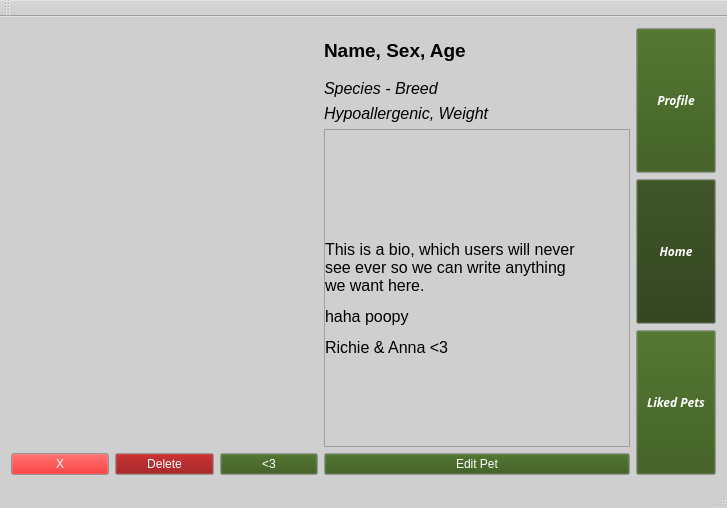
<?xml version="1.0" encoding="UTF-8"?>
<ui version="4.0">
 <class>PetFinder</class>
 <widget class="QMainWindow" name="PetFinder">
  <property name="geometry">
   <rect>
    <x>0</x>
    <y>0</y>
    <width>727</width>
    <height>508</height>
   </rect>
  </property>
  <property name="sizePolicy">
   <sizepolicy hsizetype="Maximum" vsizetype="Maximum">
    <horstretch>0</horstretch>
    <verstretch>0</verstretch>
   </sizepolicy>
  </property>
  <property name="palette">
   <palette>
    <active>
     <colorrole role="WindowText">
      <brush brushstyle="SolidPattern">
       <color alpha="255">
        <red>0</red>
        <green>0</green>
        <blue>0</blue>
       </color>
      </brush>
     </colorrole>
     <colorrole role="Button">
      <brush brushstyle="SolidPattern">
       <color alpha="255">
        <red>0</red>
        <green>129</green>
        <blue>0</blue>
       </color>
      </brush>
     </colorrole>
     <colorrole role="Light">
      <brush brushstyle="SolidPattern">
       <color alpha="255">
        <red>255</red>
        <green>255</green>
        <blue>255</blue>
       </color>
      </brush>
     </colorrole>
     <colorrole role="Midlight">
      <brush brushstyle="SolidPattern">
       <color alpha="255">
        <red>255</red>
        <green>255</green>
        <blue>255</blue>
       </color>
      </brush>
     </colorrole>
     <colorrole role="Dark">
      <brush brushstyle="SolidPattern">
       <color alpha="255">
        <red>255</red>
        <green>255</green>
        <blue>255</blue>
       </color>
      </brush>
     </colorrole>
     <colorrole role="Mid">
      <brush brushstyle="SolidPattern">
       <color alpha="255">
        <red>255</red>
        <green>255</green>
        <blue>255</blue>
       </color>
      </brush>
     </colorrole>
     <colorrole role="Text">
      <brush brushstyle="SolidPattern">
       <color alpha="255">
        <red>0</red>
        <green>0</green>
        <blue>0</blue>
       </color>
      </brush>
     </colorrole>
     <colorrole role="ButtonText">
      <brush brushstyle="SolidPattern">
       <color alpha="255">
        <red>255</red>
        <green>255</green>
        <blue>255</blue>
       </color>
      </brush>
     </colorrole>
     <colorrole role="Base">
      <brush brushstyle="SolidPattern">
       <color alpha="255">
        <red>255</red>
        <green>255</green>
        <blue>255</blue>
       </color>
      </brush>
     </colorrole>
     <colorrole role="Window">
      <brush brushstyle="SolidPattern">
       <color alpha="255">
        <red>207</red>
        <green>207</green>
        <blue>207</blue>
       </color>
      </brush>
     </colorrole>
     <colorrole role="Shadow">
      <brush brushstyle="SolidPattern">
       <color alpha="255">
        <red>255</red>
        <green>255</green>
        <blue>255</blue>
       </color>
      </brush>
     </colorrole>
    </active>
    <inactive>
     <colorrole role="WindowText">
      <brush brushstyle="SolidPattern">
       <color alpha="255">
        <red>0</red>
        <green>0</green>
        <blue>0</blue>
       </color>
      </brush>
     </colorrole>
     <colorrole role="Button">
      <brush brushstyle="SolidPattern">
       <color alpha="255">
        <red>0</red>
        <green>129</green>
        <blue>0</blue>
       </color>
      </brush>
     </colorrole>
     <colorrole role="Light">
      <brush brushstyle="SolidPattern">
       <color alpha="255">
        <red>255</red>
        <green>255</green>
        <blue>255</blue>
       </color>
      </brush>
     </colorrole>
     <colorrole role="Midlight">
      <brush brushstyle="SolidPattern">
       <color alpha="255">
        <red>255</red>
        <green>255</green>
        <blue>255</blue>
       </color>
      </brush>
     </colorrole>
     <colorrole role="Dark">
      <brush brushstyle="SolidPattern">
       <color alpha="255">
        <red>255</red>
        <green>255</green>
        <blue>255</blue>
       </color>
      </brush>
     </colorrole>
     <colorrole role="Mid">
      <brush brushstyle="SolidPattern">
       <color alpha="255">
        <red>255</red>
        <green>255</green>
        <blue>255</blue>
       </color>
      </brush>
     </colorrole>
     <colorrole role="Text">
      <brush brushstyle="SolidPattern">
       <color alpha="255">
        <red>0</red>
        <green>0</green>
        <blue>0</blue>
       </color>
      </brush>
     </colorrole>
     <colorrole role="ButtonText">
      <brush brushstyle="SolidPattern">
       <color alpha="255">
        <red>255</red>
        <green>255</green>
        <blue>255</blue>
       </color>
      </brush>
     </colorrole>
     <colorrole role="Base">
      <brush brushstyle="SolidPattern">
       <color alpha="255">
        <red>255</red>
        <green>255</green>
        <blue>255</blue>
       </color>
      </brush>
     </colorrole>
     <colorrole role="Window">
      <brush brushstyle="SolidPattern">
       <color alpha="255">
        <red>207</red>
        <green>207</green>
        <blue>207</blue>
       </color>
      </brush>
     </colorrole>
     <colorrole role="Shadow">
      <brush brushstyle="SolidPattern">
       <color alpha="255">
        <red>255</red>
        <green>255</green>
        <blue>255</blue>
       </color>
      </brush>
     </colorrole>
    </inactive>
    <disabled>
     <colorrole role="WindowText">
      <brush brushstyle="SolidPattern">
       <color alpha="255">
        <red>255</red>
        <green>255</green>
        <blue>255</blue>
       </color>
      </brush>
     </colorrole>
     <colorrole role="Button">
      <brush brushstyle="SolidPattern">
       <color alpha="255">
        <red>0</red>
        <green>129</green>
        <blue>0</blue>
       </color>
      </brush>
     </colorrole>
     <colorrole role="Light">
      <brush brushstyle="SolidPattern">
       <color alpha="255">
        <red>255</red>
        <green>255</green>
        <blue>255</blue>
       </color>
      </brush>
     </colorrole>
     <colorrole role="Midlight">
      <brush brushstyle="SolidPattern">
       <color alpha="255">
        <red>255</red>
        <green>255</green>
        <blue>255</blue>
       </color>
      </brush>
     </colorrole>
     <colorrole role="Dark">
      <brush brushstyle="SolidPattern">
       <color alpha="255">
        <red>255</red>
        <green>255</green>
        <blue>255</blue>
       </color>
      </brush>
     </colorrole>
     <colorrole role="Mid">
      <brush brushstyle="SolidPattern">
       <color alpha="255">
        <red>255</red>
        <green>255</green>
        <blue>255</blue>
       </color>
      </brush>
     </colorrole>
     <colorrole role="Text">
      <brush brushstyle="SolidPattern">
       <color alpha="255">
        <red>255</red>
        <green>255</green>
        <blue>255</blue>
       </color>
      </brush>
     </colorrole>
     <colorrole role="ButtonText">
      <brush brushstyle="SolidPattern">
       <color alpha="255">
        <red>255</red>
        <green>255</green>
        <blue>255</blue>
       </color>
      </brush>
     </colorrole>
     <colorrole role="Base">
      <brush brushstyle="SolidPattern">
       <color alpha="255">
        <red>207</red>
        <green>207</green>
        <blue>207</blue>
       </color>
      </brush>
     </colorrole>
     <colorrole role="Window">
      <brush brushstyle="SolidPattern">
       <color alpha="255">
        <red>207</red>
        <green>207</green>
        <blue>207</blue>
       </color>
      </brush>
     </colorrole>
     <colorrole role="Shadow">
      <brush brushstyle="SolidPattern">
       <color alpha="255">
        <red>255</red>
        <green>255</green>
        <blue>255</blue>
       </color>
      </brush>
     </colorrole>
    </disabled>
   </palette>
  </property>
  <property name="windowTitle">
   <string>Screen</string>
  </property>
  <widget class="QWidget" name="centralWidget">
   <property name="layoutDirection">
    <enum>Qt::LeftToRight</enum>
   </property>
   <property name="autoFillBackground">
    <bool>false</bool>
   </property>
   <layout class="QHBoxLayout" name="horizontalLayout_3">
    <item>
     <layout class="QHBoxLayout" name="mainLayout" stretch="3,3,0">
      <item>
       <layout class="QVBoxLayout" name="pictureButtons" stretch="3,0,0">
        <item>
         <widget class="QLabel" name="animalImage">
          <property name="sizePolicy">
           <sizepolicy hsizetype="Preferred" vsizetype="Preferred">
            <horstretch>0</horstretch>
            <verstretch>0</verstretch>
           </sizepolicy>
          </property>
          <property name="maximumSize">
           <size>
            <width>10000</width>
            <height>10000</height>
           </size>
          </property>
          <property name="sizeIncrement">
           <size>
            <width>39</width>
            <height>29</height>
           </size>
          </property>
          <property name="autoFillBackground">
           <bool>true</bool>
          </property>
          <property name="text">
           <string/>
          </property>
          <property name="alignment">
           <set>Qt::AlignCenter</set>
          </property>
         </widget>
        </item>
        <item>
         <widget class="QLabel" name="deleteWarning">
          <property name="text">
           <string/>
          </property>
         </widget>
        </item>
        <item>
         <layout class="QHBoxLayout" name="petButtons">
          <item>
           <widget class="QPushButton" name="dislikeButton">
            <property name="palette">
             <palette>
              <active>
               <colorrole role="Button">
                <brush brushstyle="SolidPattern">
                 <color alpha="0">
                  <red>226</red>
                  <green>0</green>
                  <blue>0</blue>
                 </color>
                </brush>
               </colorrole>
              </active>
              <inactive>
               <colorrole role="Button">
                <brush brushstyle="SolidPattern">
                 <color alpha="0">
                  <red>226</red>
                  <green>0</green>
                  <blue>0</blue>
                 </color>
                </brush>
               </colorrole>
              </inactive>
              <disabled>
               <colorrole role="Button">
                <brush brushstyle="SolidPattern">
                 <color alpha="0">
                  <red>226</red>
                  <green>0</green>
                  <blue>0</blue>
                 </color>
                </brush>
               </colorrole>
              </disabled>
             </palette>
            </property>
            <property name="text">
             <string>X</string>
            </property>
           </widget>
          </item>
          <item>
           <widget class="QPushButton" name="deleteButton">
            <property name="palette">
             <palette>
              <active>
               <colorrole role="Button">
                <brush brushstyle="SolidPattern">
                 <color alpha="255">
                  <red>140</red>
                  <green>0</green>
                  <blue>0</blue>
                 </color>
                </brush>
               </colorrole>
              </active>
              <inactive>
               <colorrole role="Button">
                <brush brushstyle="SolidPattern">
                 <color alpha="255">
                  <red>140</red>
                  <green>0</green>
                  <blue>0</blue>
                 </color>
                </brush>
               </colorrole>
              </inactive>
              <disabled>
               <colorrole role="Button">
                <brush brushstyle="SolidPattern">
                 <color alpha="255">
                  <red>140</red>
                  <green>0</green>
                  <blue>0</blue>
                 </color>
                </brush>
               </colorrole>
              </disabled>
             </palette>
            </property>
            <property name="text">
             <string>Delete</string>
            </property>
           </widget>
          </item>
          <item>
           <widget class="QPushButton" name="likeButton">
            <property name="enabled">
             <bool>true</bool>
            </property>
            <property name="palette">
             <palette>
              <active>
               <colorrole role="Button">
                <brush brushstyle="SolidPattern">
                 <color alpha="255">
                  <red>50</red>
                  <green>85</green>
                  <blue>19</blue>
                 </color>
                </brush>
               </colorrole>
              </active>
              <inactive>
               <colorrole role="Button">
                <brush brushstyle="SolidPattern">
                 <color alpha="255">
                  <red>50</red>
                  <green>85</green>
                  <blue>19</blue>
                 </color>
                </brush>
               </colorrole>
              </inactive>
              <disabled>
               <colorrole role="Button">
                <brush brushstyle="SolidPattern">
                 <color alpha="255">
                  <red>50</red>
                  <green>85</green>
                  <blue>19</blue>
                 </color>
                </brush>
               </colorrole>
              </disabled>
             </palette>
            </property>
            <property name="text">
             <string>&lt;3</string>
            </property>
           </widget>
          </item>
         </layout>
        </item>
       </layout>
      </item>
      <item>
       <layout class="QVBoxLayout" name="infoLayout" stretch="1,0,0,7,0">
        <item>
         <widget class="QLabel" name="nameSexAge">
          <property name="font">
           <font>
            <pointsize>14</pointsize>
            <weight>75</weight>
            <bold>true</bold>
           </font>
          </property>
          <property name="text">
           <string>Name, Sex, Age</string>
          </property>
         </widget>
        </item>
        <item>
         <widget class="QLabel" name="speciesBreed">
          <property name="font">
           <font>
            <pointsize>12</pointsize>
            <italic>true</italic>
           </font>
          </property>
          <property name="text">
           <string>Species - Breed</string>
          </property>
         </widget>
        </item>
        <item>
         <widget class="QLabel" name="hypoallergenicWeight">
          <property name="font">
           <font>
            <pointsize>12</pointsize>
            <italic>true</italic>
           </font>
          </property>
          <property name="text">
           <string>Hypoallergenic, Weight</string>
          </property>
         </widget>
        </item>
        <item>
         <widget class="QScrollArea" name="scrollArea">
          <property name="widgetResizable">
           <bool>true</bool>
          </property>
          <widget class="QWidget" name="scrollAreaWidgetContents_2">
           <property name="geometry">
            <rect>
             <x>0</x>
             <y>0</y>
             <width>301</width>
             <height>297</height>
            </rect>
           </property>
           <widget class="QLabel" name="animalCustomBio">
            <property name="geometry">
             <rect>
              <x>0</x>
              <y>0</y>
              <width>263</width>
              <height>338</height>
             </rect>
            </property>
            <property name="maximumSize">
             <size>
              <width>10000</width>
              <height>16777215</height>
             </size>
            </property>
            <property name="font">
             <font>
              <pointsize>12</pointsize>
             </font>
            </property>
            <property name="frameShape">
             <enum>QFrame::NoFrame</enum>
            </property>
            <property name="text">
             <string>&lt;html&gt;&lt;head/&gt;&lt;body&gt;&lt;p&gt;This is a bio, which users will never see ever so we can write anything we want here.&lt;/p&gt;&lt;p&gt;haha poopy&lt;/p&gt;&lt;p&gt;Richie &amp;amp; Anna &amp;lt;3&lt;/p&gt;&lt;/body&gt;&lt;/html&gt;</string>
            </property>
            <property name="scaledContents">
             <bool>false</bool>
            </property>
            <property name="wordWrap">
             <bool>true</bool>
            </property>
           </widget>
          </widget>
         </widget>
        </item>
        <item>
         <widget class="QPushButton" name="editPetButton">
          <property name="palette">
           <palette>
            <active>
             <colorrole role="Button">
              <brush brushstyle="SolidPattern">
               <color alpha="255">
                <red>50</red>
                <green>85</green>
                <blue>19</blue>
               </color>
              </brush>
             </colorrole>
            </active>
            <inactive>
             <colorrole role="Button">
              <brush brushstyle="SolidPattern">
               <color alpha="255">
                <red>50</red>
                <green>85</green>
                <blue>19</blue>
               </color>
              </brush>
             </colorrole>
            </inactive>
            <disabled>
             <colorrole role="Button">
              <brush brushstyle="SolidPattern">
               <color alpha="255">
                <red>50</red>
                <green>85</green>
                <blue>19</blue>
               </color>
              </brush>
             </colorrole>
            </disabled>
           </palette>
          </property>
          <property name="text">
           <string>Edit Pet</string>
          </property>
         </widget>
        </item>
       </layout>
      </item>
      <item>
       <layout class="QVBoxLayout" name="menuButtons" stretch="2,2,2">
        <item>
         <widget class="QPushButton" name="profileButton">
          <property name="maximumSize">
           <size>
            <width>10000</width>
            <height>10000</height>
           </size>
          </property>
          <property name="sizeIncrement">
           <size>
            <width>0</width>
            <height>0</height>
           </size>
          </property>
          <property name="palette">
           <palette>
            <active>
             <colorrole role="Button">
              <brush brushstyle="SolidPattern">
               <color alpha="255">
                <red>50</red>
                <green>85</green>
                <blue>19</blue>
               </color>
              </brush>
             </colorrole>
            </active>
            <inactive>
             <colorrole role="Button">
              <brush brushstyle="SolidPattern">
               <color alpha="255">
                <red>50</red>
                <green>85</green>
                <blue>19</blue>
               </color>
              </brush>
             </colorrole>
            </inactive>
            <disabled>
             <colorrole role="Button">
              <brush brushstyle="SolidPattern">
               <color alpha="255">
                <red>50</red>
                <green>85</green>
                <blue>19</blue>
               </color>
              </brush>
             </colorrole>
            </disabled>
           </palette>
          </property>
          <property name="font">
           <font>
            <family>Purisa</family>
            <weight>75</weight>
            <italic>true</italic>
            <bold>true</bold>
           </font>
          </property>
          <property name="layoutDirection">
           <enum>Qt::LeftToRight</enum>
          </property>
          <property name="text">
           <string>Profile</string>
          </property>
         </widget>
        </item>
        <item>
         <widget class="QPushButton" name="homeButton">
          <property name="maximumSize">
           <size>
            <width>10000</width>
            <height>10000</height>
           </size>
          </property>
          <property name="palette">
           <palette>
            <active>
             <colorrole role="Button">
              <brush brushstyle="SolidPattern">
               <color alpha="255">
                <red>38</red>
                <green>59</green>
                <blue>18</blue>
               </color>
              </brush>
             </colorrole>
            </active>
            <inactive>
             <colorrole role="Button">
              <brush brushstyle="SolidPattern">
               <color alpha="255">
                <red>38</red>
                <green>59</green>
                <blue>18</blue>
               </color>
              </brush>
             </colorrole>
            </inactive>
            <disabled>
             <colorrole role="Button">
              <brush brushstyle="SolidPattern">
               <color alpha="255">
                <red>38</red>
                <green>59</green>
                <blue>18</blue>
               </color>
              </brush>
             </colorrole>
            </disabled>
           </palette>
          </property>
          <property name="font">
           <font>
            <family>Purisa</family>
            <weight>75</weight>
            <italic>true</italic>
            <bold>true</bold>
           </font>
          </property>
          <property name="text">
           <string>Home</string>
          </property>
         </widget>
        </item>
        <item>
         <widget class="QPushButton" name="petListButton">
          <property name="maximumSize">
           <size>
            <width>10000</width>
            <height>10000</height>
           </size>
          </property>
          <property name="palette">
           <palette>
            <active>
             <colorrole role="Button">
              <brush brushstyle="SolidPattern">
               <color alpha="255">
                <red>50</red>
                <green>85</green>
                <blue>19</blue>
               </color>
              </brush>
             </colorrole>
            </active>
            <inactive>
             <colorrole role="Button">
              <brush brushstyle="SolidPattern">
               <color alpha="255">
                <red>50</red>
                <green>85</green>
                <blue>19</blue>
               </color>
              </brush>
             </colorrole>
            </inactive>
            <disabled>
             <colorrole role="Button">
              <brush brushstyle="SolidPattern">
               <color alpha="255">
                <red>50</red>
                <green>85</green>
                <blue>19</blue>
               </color>
              </brush>
             </colorrole>
            </disabled>
           </palette>
          </property>
          <property name="font">
           <font>
            <family>Purisa</family>
            <weight>75</weight>
            <italic>true</italic>
            <bold>true</bold>
           </font>
          </property>
          <property name="layoutDirection">
           <enum>Qt::LeftToRight</enum>
          </property>
          <property name="text">
           <string>Liked Pets</string>
          </property>
         </widget>
        </item>
       </layout>
      </item>
     </layout>
    </item>
   </layout>
  </widget>
  <widget class="QToolBar" name="mainToolBar">
   <property name="palette">
    <palette>
     <active>
      <colorrole role="WindowText">
       <brush brushstyle="SolidPattern">
        <color alpha="255">
         <red>0</red>
         <green>0</green>
         <blue>0</blue>
        </color>
       </brush>
      </colorrole>
      <colorrole role="Light">
       <brush brushstyle="SolidPattern">
        <color alpha="255">
         <red>255</red>
         <green>255</green>
         <blue>255</blue>
        </color>
       </brush>
      </colorrole>
      <colorrole role="Midlight">
       <brush brushstyle="SolidPattern">
        <color alpha="255">
         <red>255</red>
         <green>255</green>
         <blue>255</blue>
        </color>
       </brush>
      </colorrole>
      <colorrole role="Dark">
       <brush brushstyle="SolidPattern">
        <color alpha="255">
         <red>255</red>
         <green>255</green>
         <blue>255</blue>
        </color>
       </brush>
      </colorrole>
      <colorrole role="Mid">
       <brush brushstyle="SolidPattern">
        <color alpha="255">
         <red>255</red>
         <green>255</green>
         <blue>255</blue>
        </color>
       </brush>
      </colorrole>
      <colorrole role="Text">
       <brush brushstyle="SolidPattern">
        <color alpha="255">
         <red>0</red>
         <green>0</green>
         <blue>0</blue>
        </color>
       </brush>
      </colorrole>
      <colorrole role="ButtonText">
       <brush brushstyle="SolidPattern">
        <color alpha="255">
         <red>255</red>
         <green>255</green>
         <blue>255</blue>
        </color>
       </brush>
      </colorrole>
     </active>
     <inactive>
      <colorrole role="WindowText">
       <brush brushstyle="SolidPattern">
        <color alpha="255">
         <red>0</red>
         <green>0</green>
         <blue>0</blue>
        </color>
       </brush>
      </colorrole>
      <colorrole role="Light">
       <brush brushstyle="SolidPattern">
        <color alpha="255">
         <red>255</red>
         <green>255</green>
         <blue>255</blue>
        </color>
       </brush>
      </colorrole>
      <colorrole role="Midlight">
       <brush brushstyle="SolidPattern">
        <color alpha="255">
         <red>255</red>
         <green>255</green>
         <blue>255</blue>
        </color>
       </brush>
      </colorrole>
      <colorrole role="Dark">
       <brush brushstyle="SolidPattern">
        <color alpha="255">
         <red>255</red>
         <green>255</green>
         <blue>255</blue>
        </color>
       </brush>
      </colorrole>
      <colorrole role="Mid">
       <brush brushstyle="SolidPattern">
        <color alpha="255">
         <red>255</red>
         <green>255</green>
         <blue>255</blue>
        </color>
       </brush>
      </colorrole>
      <colorrole role="Text">
       <brush brushstyle="SolidPattern">
        <color alpha="255">
         <red>0</red>
         <green>0</green>
         <blue>0</blue>
        </color>
       </brush>
      </colorrole>
      <colorrole role="ButtonText">
       <brush brushstyle="SolidPattern">
        <color alpha="255">
         <red>255</red>
         <green>255</green>
         <blue>255</blue>
        </color>
       </brush>
      </colorrole>
     </inactive>
     <disabled>
      <colorrole role="WindowText">
       <brush brushstyle="SolidPattern">
        <color alpha="255">
         <red>255</red>
         <green>255</green>
         <blue>255</blue>
        </color>
       </brush>
      </colorrole>
      <colorrole role="Light">
       <brush brushstyle="SolidPattern">
        <color alpha="255">
         <red>255</red>
         <green>255</green>
         <blue>255</blue>
        </color>
       </brush>
      </colorrole>
      <colorrole role="Midlight">
       <brush brushstyle="SolidPattern">
        <color alpha="255">
         <red>255</red>
         <green>255</green>
         <blue>255</blue>
        </color>
       </brush>
      </colorrole>
      <colorrole role="Dark">
       <brush brushstyle="SolidPattern">
        <color alpha="255">
         <red>255</red>
         <green>255</green>
         <blue>255</blue>
        </color>
       </brush>
      </colorrole>
      <colorrole role="Mid">
       <brush brushstyle="SolidPattern">
        <color alpha="255">
         <red>255</red>
         <green>255</green>
         <blue>255</blue>
        </color>
       </brush>
      </colorrole>
      <colorrole role="Text">
       <brush brushstyle="SolidPattern">
        <color alpha="255">
         <red>255</red>
         <green>255</green>
         <blue>255</blue>
        </color>
       </brush>
      </colorrole>
      <colorrole role="ButtonText">
       <brush brushstyle="SolidPattern">
        <color alpha="255">
         <red>255</red>
         <green>255</green>
         <blue>255</blue>
        </color>
       </brush>
      </colorrole>
     </disabled>
    </palette>
   </property>
   <attribute name="toolBarArea">
    <enum>TopToolBarArea</enum>
   </attribute>
   <attribute name="toolBarBreak">
    <bool>false</bool>
   </attribute>
  </widget>
  <widget class="QStatusBar" name="statusBar"/>
  <widget class="QMenuBar" name="menuBar">
   <property name="geometry">
    <rect>
     <x>0</x>
     <y>0</y>
     <width>727</width>
     <height>20</height>
    </rect>
   </property>
  </widget>
 </widget>
 <layoutdefault spacing="6" margin="11"/>
 <resources/>
 <connections/>
</ui>
